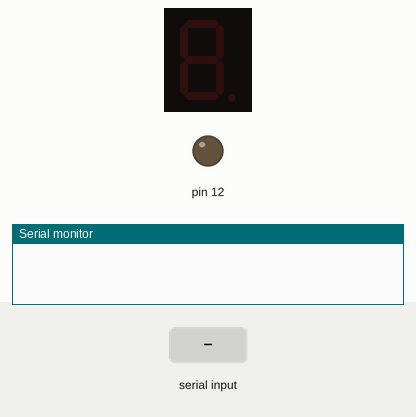
Recording of a sketch running on a simulated Arduino Uno, built with avr-gcc and run on an emulated ATmega328P. Shown: 1-digit seven-segment display, output pins drawn as LEDs (lit = HIGH), the last lines printed to the serial monitor. Wiring (inferred from the names in the program): 1-digit 7-segment display, segments lit when HIGH: segments pin 2, pin 3, pin 4, pin 5, pin 6, pin 8, pin 9. The test bench sets the inputs (shaded band). The segment pins are drawn as the display they are named for; pins used as bus, display or sensor lines are not drawn.

Above: at 1.2 s.
1.3 s: "1" received over Serial
At 1.9 s:
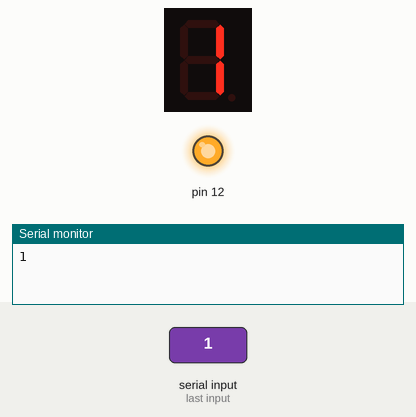
2.8 s: "1" received over Serial
At 4.0 s:
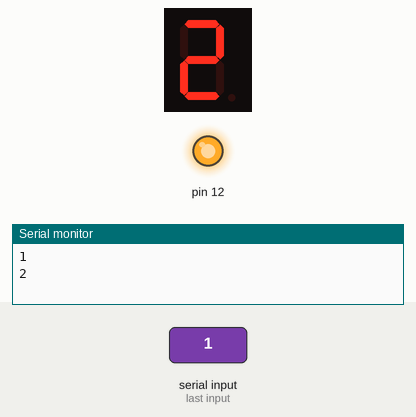
4.3 s: "0" received over Serial
At 5.4 s:
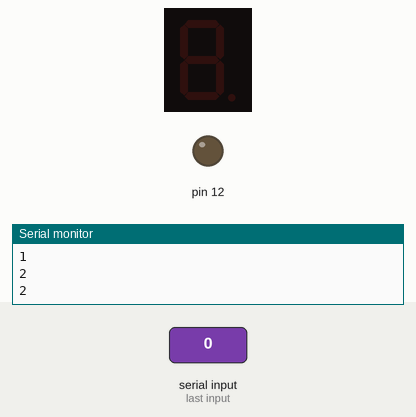
Timing chart, 0 to 7.3 s (numbered marks = the images above; inputs shaded):
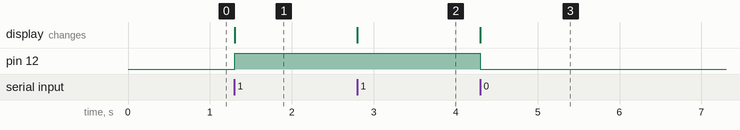

Measured:
- after the input at 1.3 s, pin 12: LOW → HIGH at once; the display: changes at once (image 1)
- after the input at 2.8 s, the display: changes at once (image 2)
- after the input at 4.3 s, pin 12: HIGH → LOW at once; the display: changes at once (image 3)

The sketch:

Tes_bluetooth.ino
```cpp
//Program ini digunakan sebagai contoh untuk menghubungkan bluetooth Arduino dengan Android
//Program akan menjadi sebuah counter sederhana

char data = 0;
//For Seven segment
int a = 2;  //For displaying segment "a"
int b = 3;  //For displaying segment "b"
int c = 4;  //For displaying segment "c"
int d = 5;  //For displaying segment "d"
int e = 6;  //For displaying segment "e"
int f = 8;  //For displaying segment "f"
int g = 9;  //For displaying segment "g"
int x=0;

void setup() {
  // put your setup code here, to run once:
  pinMode(12,OUTPUT);
  Serial.begin(9600);
  pinMode(a, OUTPUT);  //A
  pinMode(b, OUTPUT);  //B
  pinMode(c, OUTPUT);  //C
  pinMode(d, OUTPUT);  //D
  pinMode(e, OUTPUT);  //E
  pinMode(f, OUTPUT);  //F
  pinMode(g, OUTPUT);  //G
}

void displayDigit(int digit)
{
 //Conditions for displaying segment a
 if(digit!=1 && digit != 4)
 digitalWrite(a,HIGH);

 //Conditions for displaying segment b
 if(digit != 5 && digit != 6)
 digitalWrite(b,HIGH);

 //Conditions for displaying segment c
 if(digit !=2)
 digitalWrite(c,HIGH);

 //Conditions for displaying segment d
 if(digit != 1 && digit !=4 && digit !=7)
 digitalWrite(d,HIGH);

 //Conditions for displaying segment e
 if(digit == 2 || digit ==6 || digit == 8 || digit==0)
 digitalWrite(e,HIGH);

 //Conditions for displaying segment f
 if(digit != 1 && digit !=2 && digit!=3 && digit !=7)
 digitalWrite(f,HIGH);
 if (digit!=0 && digit!=1 && digit !=7)
 digitalWrite(g,HIGH);

}

void turnOff()
{
  digitalWrite(a,LOW);
  digitalWrite(b,LOW);
  digitalWrite(c,LOW);
  digitalWrite(d,LOW);
  digitalWrite(e,LOW);
  digitalWrite(f,LOW);
  digitalWrite(g,LOW);
}


void loop() {
  // put your main code here, to run repeatedly:
  if(Serial.available()>0){
    data = Serial.read();
    if(data =='1'){
        x++;
        turnOff();
        displayDigit(x%9);
        digitalWrite(12,HIGH);
    } else if(data=='0'){
        turnOff();
        digitalWrite(12,LOW);
      }
      Serial.println(x%10);
  }
}
```
